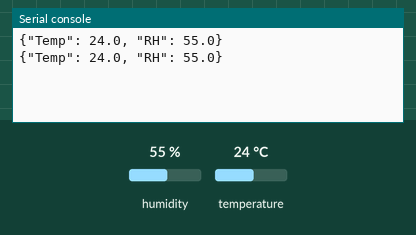
The program below on a simulated MicroPython board. Parts: the last lines printed to the serial console. The test bench sets the inputs (shaded band); at power-on: humidity 55 %, temperature 24 °C.

Above: at 1.2 s.
1.3 s: humidity set to 22 %
At 2.6 s:
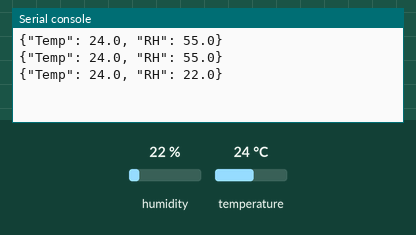
2.8 s: temperature set to 12 °C
At 3.9 s:
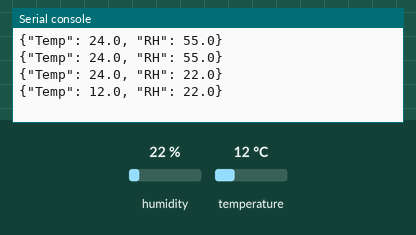
4.3 s: humidity set to 40 %
At 6.0 s:
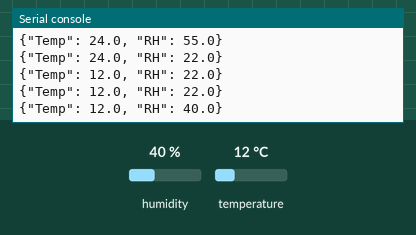
Timing chart, 0 to 7.5 s (numbered marks = the images above; inputs shaded):
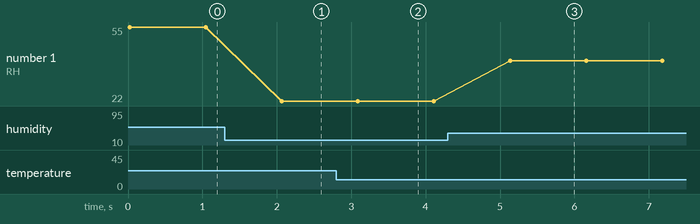

Measured:
- after the input at 1.3 s, the serial console: prints a new line after 0.77 s (image 1)
- after the input at 2.8 s, the serial console: prints a new line after 0.29 s (image 2)
- after the input at 4.3 s, the serial console: prints a new line after 0.84 s (image 3)
- plotted number 1: 55 → 22 after the input at 1.3 s, 22 → 40 after the input at 4.3 s

The program:

ex09_dht_sensor_json.py
```python
# Example 9: Basic DHT Sensor with JSON output

import dht
from machine import Pin  # Required for dht library
from time import sleep
import ujson

sensor = dht.DHT22(Pin(15))

while True:
    sensor.measure()

    msg_dic = {
        "Temp": sensor.temperature(),
        "RH": sensor.humidity()
    }
    msg_json = ujson.dumps(msg_dic)

    print(msg_json)

    sleep(1)
```
